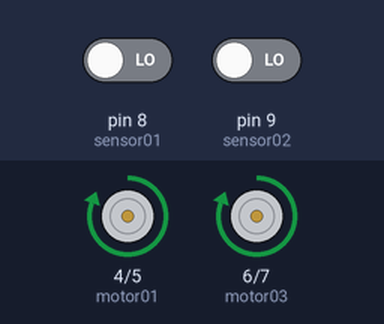
The sketch below on a simulated Arduino Uno, built with avr-gcc and run on an emulated ATmega328P. Shown: motor-driver pin pairs drawn as motors (green arrow = first pin HIGH = forward, orange = second pin HIGH = backward, longer = more drive). The inputs (shaded band) are chosen by the test bench; at power-on: pin 8 (sensor01) LOW, pin 9 (sensor02) LOW.

Above: at 1.2 s.
1.3 s: pin 8 (sensor01) driven HIGH
At 1.6 s:
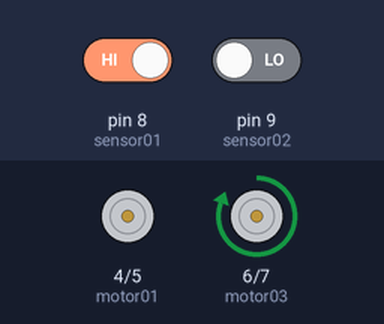
2.8 s: pin 9 (sensor02) driven HIGH
At 4.0 s:
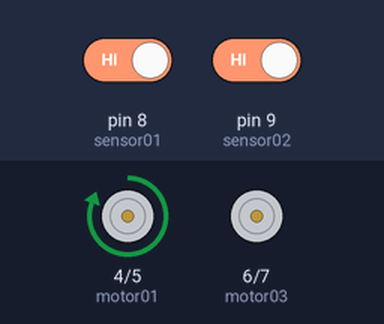
4.3 s: pin 9 (sensor02) driven LOW
At 5.1 s:
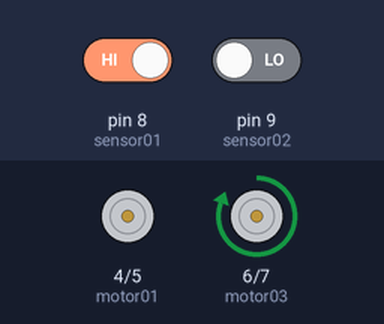
5.8 s: pin 8 (sensor01) driven LOW
At 6.3 s:
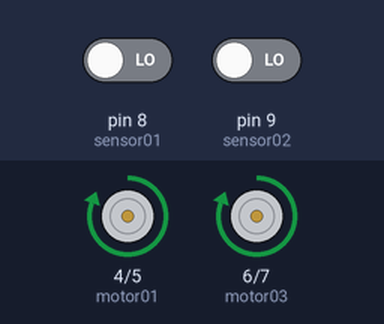
Timing chart, 0 to 8.3 s (numbered marks = the images above; inputs shaded):
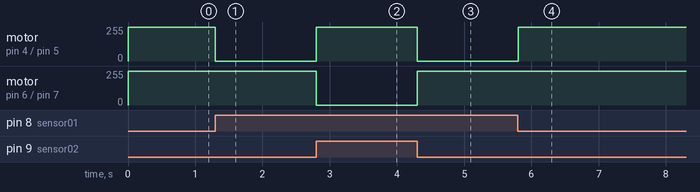

The sketch:

SeguidorDeLinha.ino
```cpp
//motor direito
#define motor01 4
#define motor02 5

//motor esquerdo
#define motor03 6
#define motor04 7

//sensor direito
#define sensor01 8

//sensor esquerdo
#define sensor02 9

void setup() {
  //motor direito
  pinMode(motor01, OUTPUT);
  pinMode(motor02, OUTPUT);

  //motor esquerdo
  pinMode(motor03, OUTPUT);
  pinMode(motor04, OUTPUT);

  //sensor direito
  pinMode(sensor01, INPUT);

  //sensor esquerdo
  pinMode(sensor02, INPUT);

  //monitor serial
  Serial.begin(9600);
}

void loop() {
  //leitura do valor dos sensores
  bool estadoSensor01 = digitalRead(sensor01);
  bool estadoSensor02 = digitalRead(sensor02);

  //Nesse if diz que se o sensor esquerdo sentir a linha apenas o motor direito deve ligar
  if (estadoSensor02 == HIGH){
    digitalWrite(motor03, LOW);
    digitalWrite(motor01, HIGH);
    delay(1);
    digitalWrite(motor02, LOW);
    delay(1);
  }
  //Nesse if diz que se o sensor direito sentir a linha apenas o motor esquerdo deve ligar
  else if (estadoSensor01 == HIGH) {
    digitalWrite(motor01, LOW);
    digitalWrite(motor03, HIGH);
    delay(1);
    digitalWrite(motor04, LOW);
    delay(1);
  }
  //Os dois motores receberão energia enquanto não sentir linha
  else {
    digitalWrite(motor03, HIGH);
    digitalWrite(motor01, HIGH);
  }
}

//Codigo Por Júlio Klevérton e Mariana Lisboa
//Desenvolvido no Laboratorio de Inovação e Criatividade do IFS
```

Measured:
- after the input at 1.3 s, motor on pin 4 (motor01) / pin 5 (motor02): forward 255/255 → stopped at once
- after the input at 2.8 s, motor on pin 4 (motor01) / pin 5 (motor02): stopped → forward 255/255 at once; motor on pin 6 (motor03) / pin 7 (motor04): forward 255/255 → stopped at once
- after the input at 4.3 s, motor on pin 4 (motor01) / pin 5 (motor02): forward 255/255 → stopped at once; motor on pin 6 (motor03) / pin 7 (motor04): stopped → forward 255/255 at once
- after the input at 5.8 s, motor on pin 4 (motor01) / pin 5 (motor02): stopped → forward 255/255 at once
